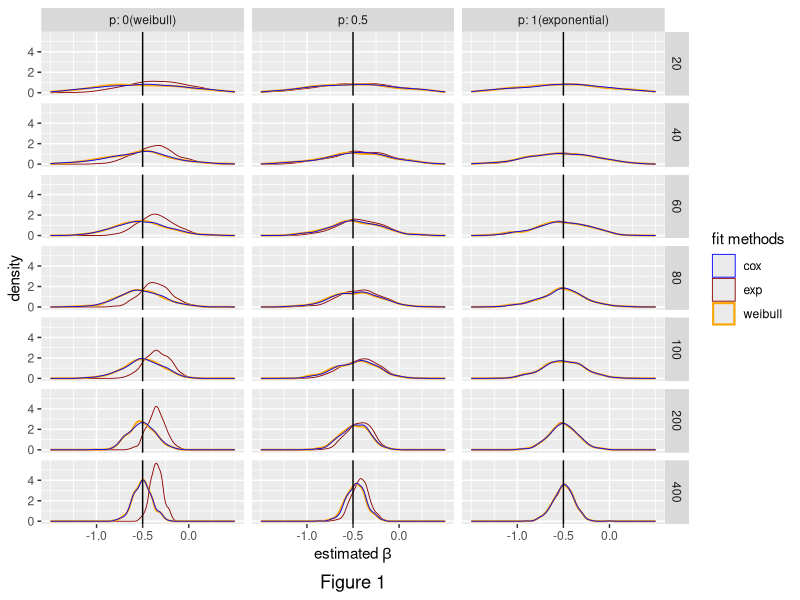
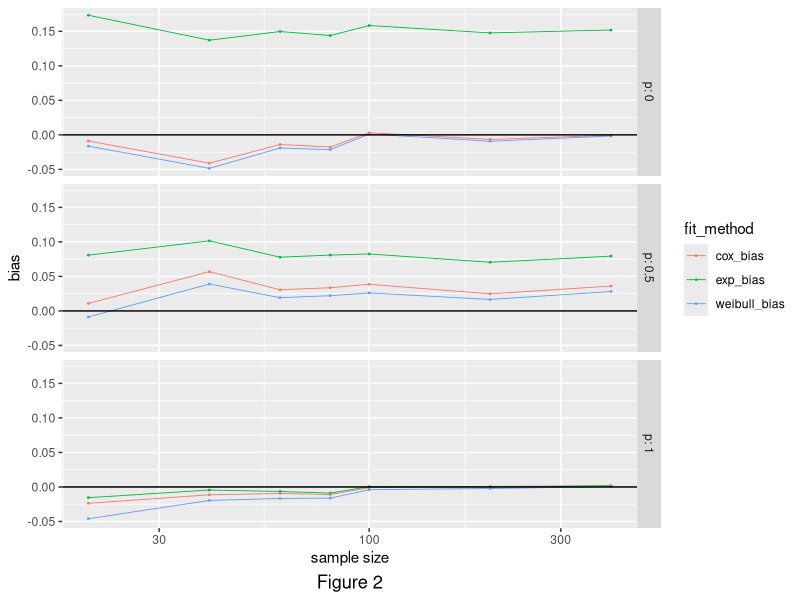
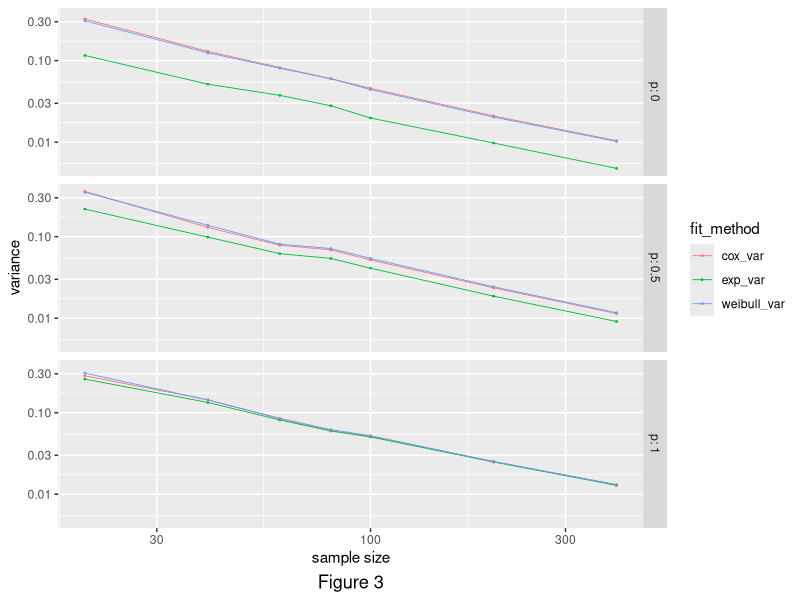
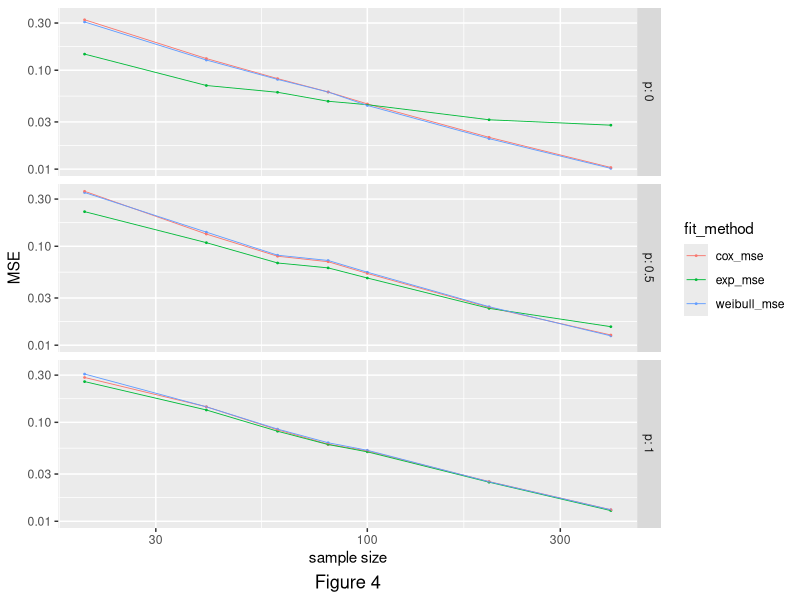

R code for these plots, in order: (Note: a time limit stopped this script after it produced the figures.)
## ---- chunk 1
library(tidyverse)
library(caret)
library(survival)
library(fastmap)
## ---- chunk 2
simdat = function(n, p, lambda = 0.5, gamma = 1.5, eff = list()) {
  x1 = rbinom(n, 1, 0.5)
  u = runif(n)
  useExp = runif(n) < p 
  t =  useExp * (-log(u) / (lambda * exp(eff$b1 * x1))) + (1 - useExp) * (-log(u) / (lambda * exp(eff$b1 * x1)))^(1 / gamma)
  t[t < 1/365] = 1/365
  t[t == 1 / 365] = t[t == 1 / 365] + rnorm(length(t[t == 1 / 365]), 0, 1e-4)
  t = abs(t)
  e = as.numeric(t < 5)
  t = pmin(t, 5)
  name = paste("n =", n, ", p =", p, ", eff =", eff[[1]])
  return(tibble(name = name, time = t, event = e, x1 = x1))
}

simdat0.5 = function(n, p, lambda = 0.5, gamma = 0.5, eff = list()) {
  x1 = rbinom(n, 1, 0.5)
  u = runif(n)
  useExp = runif(n) < p 
  t =  useExp * (-log(u) / (lambda * exp(eff$b1 * x1))) + (1 - useExp) * (-log(u) / (lambda * exp(eff$b1 * x1)))^(1 / gamma)
  t[t < 1/365] = 1/365
  t[t == 1 / 365] = t[t == 1 / 365] + rnorm(length(t[t == 1 / 365]), 0, 1e-4)
  t = abs(t)
  e = as.numeric(t < 5)
  t = pmin(t, 5)
  name = paste("n =", n, ", p =", p, ", eff =", eff[[1]])
  return(tibble(name = name, time = t, event = e, x1 = x1))
}

simdat2 = function(n, p, lambda = 0.5, alpha = 0.5, eff = list()) {
  x1 = rbinom(n, 1, 0.5)
  u = runif(n)
  useExp = runif(n) < p 
  t =  useExp * (-log(u) / (lambda * exp(eff$b1 * x1))) + (1 - useExp) * (1/alpha) * log(1 - (alpha*log(u) / (lambda * exp(eff$b1 * x1))))
  t[t < 1/365] = 1/365
  t[t == 1 / 365] = t[t == 1 / 365] + rnorm(length(t[t == 1 / 365]), 0, 1e-4)
  t = abs(t)
  e = as.numeric(t < 5)
  t = pmin(t, 5)
  name = paste("n =", n, ", p =", p, ", eff =", eff[[1]])
  return(tibble(name = name, time = t, event = e, x1 = x1))
}
## ---- chunk 3
fit_exp = function(df) {
  fit.exponential = survreg(Surv(time, event) ~ x1, dist = "exponential", data = df)
  return(as.numeric(-fit.exponential$coefficients[-1]))
}

fit_weibull = function(df) {
  fit.weibull <- survreg(Surv(time, event) ~ x1, dist = "weibull", data = df)
  return(as.numeric(-fit.weibull$coefficients[-1] / fit.weibull$scale))
}

fit_cox = function(df) {
  fit.cox <- coxph(Surv(time, event) ~ x1, data = df)
  return(as.numeric(fit.cox$coefficients))
}
## ---- chunk 4
param_grid = expand.grid(p = seq(0, 1, by = 0.5), n = c(20, 40, 60, 80, 100, 200, 400), rep = 1:500)

set.seed(2022)
sim_dat = param_grid %>% 
  mutate(
    data = map2(n, p, ~simdat(n = .x, p = .y, eff = list(b1 = -0.5)))
  ) %>% 
  mutate(
    b_exp = map_dbl(data, fit_exp),
    b_weibull = map_dbl(data, fit_weibull),
    b_cox = map_dbl(data, fit_cox)
  )

p.labs = c("p: 0(weibull)", "p: 0.5", "p: 1(exponential)")
names(p.labs) = c("0", "0.5", "1")

sim_dat %>% 
  ggplot() +
  geom_density(aes(x = b_exp, color = "darkred"), alpha = 0.6, size = .3) +
  geom_density(aes(x = b_weibull, color = "orange" ), size = .7) +
  geom_density(aes(x = b_cox, color = "blue"), alpha = 0.3, size = .3) +
  geom_vline(xintercept = -0.5) +
  facet_grid(n~p, labeller = labeller(p = p.labs)) +
  xlab(expression(paste("estimated ", beta))) +
  scale_colour_manual(name = 'fit methods', 
        values = c('blue' = 'blue','darkred' = 'darkred', 'orange' = 'orange'), labels = c('cox','exp', 'weibull')) +
  scale_x_continuous(breaks = c(-1, -0.5, 0), limits = c(-1.5, 0.5)) +
  labs(caption = "Figure 1") + 
  theme(plot.caption = element_text(hjust = 0.5, size = rel(1.2)))
## ---- chunk 5
bias = sim_dat %>% 
  select(-data, -rep) %>% 
  mutate(
    b_exp = b_exp + 0.5, 
    b_weibull = b_weibull + 0.5,
    b_cox = b_cox + 0.5
  ) %>% 
  group_by(n, p) %>% 
  summarize(
    exp_bias = mean(b_exp),
    weibull_bias = mean(b_weibull),
    cox_bias = mean(b_cox)
  ) %>% 
  pivot_longer("exp_bias":"cox_bias", names_to = "fit_method", values_to = "bias") %>% 
  mutate(fit_method = as.factor(fit_method))

var = sim_dat %>% 
  select(-data, -rep) %>% 
  group_by(n, p) %>% 
  summarize(
    exp_var = var(b_exp),
    weibull_var = var(b_weibull),
    cox_var = var(b_cox)
  ) %>% 
  pivot_longer("exp_var":"cox_var", names_to = "fit_method", values_to = "variance") %>% 
  mutate(fit_method = as.factor(fit_method))


mse = sim_dat %>% 
  select(-data, -rep) %>%
  mutate(
    b_exp = (b_exp + 0.5)^2,
    b_weibull = (b_weibull + 0.5)^2,
    b_cox = (b_cox + 0.5)^2
  ) %>% 
  group_by(n, p) %>% 
  summarize(
    exp_mse = mean(b_exp),
    weibull_mse = mean(b_weibull),
    cox_mse = mean(b_cox)
  ) %>% 
  pivot_longer("exp_mse":"cox_mse", names_to = "fit_method", values_to = "MSE") %>% 
  mutate(fit_method = as.factor(fit_method)) 
  

ggplot(bias, aes(x = n, y = bias, color = fit_method)) +
  geom_point(size = .3) +
  geom_line(size = .3) +
  #scale_y_log10() +
  scale_x_log10() +
  facet_grid("p", labeller = label_both) +
  xlab("sample size") +
  labs(caption = "Figure 2") + 
  theme(plot.caption = element_text(hjust = 0.5, size = rel(1.2))) +
  geom_hline(yintercept = 0)

ggplot(var, aes(x = n, y = variance, color = fit_method)) +
  geom_point(size = .3) +
  geom_line(size = .3) +
  scale_y_log10() +
  scale_x_log10() +
  facet_grid("p", labeller = label_both) +
  xlab("sample size") +
  labs(caption = "Figure 3") + 
  theme(plot.caption = element_text(hjust = 0.5, size = rel(1.2)))

ggplot(mse, aes(x = n, y = MSE, color = fit_method)) +
  geom_point(size = .3) +
  geom_line(size = .3) +
  scale_y_log10() +
  scale_x_log10() +
  facet_grid("p", labeller = label_both) +
  xlab("sample size") +
  labs(caption = "Figure 4") + 
  theme(plot.caption = element_text(hjust = 0.5, size = rel(1.2)))
## ---- chunk 6
param_grid0.5 = expand.grid(p = seq(0, 1, by = 0.5), n = c(20, 40, 60, 80, 100, 200, 400), rep = 1:500)

set.seed(2022)
sim_dat0.5 = param_grid0.5 %>% 
  mutate(
    data = map2(n, p, ~simdat0.5(n = .x, p = .y, eff = list(b1 = -0.5)))
  ) %>% 
  mutate(
    b_exp = map_dbl(data, fit_exp),
    b_weibull = map_dbl(data, fit_weibull),
    b_cox = map_dbl(data, fit_cox)
  )

sim_dat0.5 %>% 
  ggplot() +
  geom_density(aes(x = b_exp, color = "darkred"), alpha = 0.6, size = .3) +
  geom_density(aes(x = b_weibull, color = "orange" ), size = .7) +
  geom_density(aes(x = b_cox, color = "blue"), alpha = 0.3, size = .3) +
  geom_vline(xintercept = -0.5) +
  facet_grid(n~p, labeller = labeller(p = p.labs)) +
  xlab(expression(paste("estimated ", beta))) +
  scale_colour_manual(name = 'fit methods', 
        values = c('blue' = 'blue','darkred' = 'darkred', 'orange' = 'orange'), labels = c('cox','exp', 'weibull')) +
  scale_x_continuous(breaks = c(-1, -0.5, 0), limits = c(-1.5, 0.5)) +
  labs(caption = "Figure 5") + 
  theme(plot.caption = element_text(hjust = 0.5, size = rel(1.2)))
## ---- chunk 7
bias0.5 = sim_dat0.5 %>% 
  select(-data, -rep) %>% 
  mutate(
    b_exp = b_exp + 0.5, 
    b_weibull = b_weibull + 0.5,
    b_cox = b_cox + 0.5
  ) %>% 
  group_by(n, p) %>% 
  summarize(
    exp_bias = mean(b_exp),
    weibull_bias = mean(b_weibull),
    cox_bias = mean(b_cox)
  ) %>% 
  pivot_longer("exp_bias":"cox_bias", names_to = "fit_method", values_to = "bias") %>% 
  mutate(fit_method = as.factor(fit_method))

var0.5 = sim_dat0.5 %>% 
  select(-data, -rep) %>% 
  group_by(n, p) %>% 
  summarize(
    exp_var = var(b_exp),
    weibull_var = var(b_weibull),
    cox_var = var(b_cox)
  ) %>% 
  pivot_longer("exp_var":"cox_var", names_to = "fit_method", values_to = "variance") %>% 
  mutate(fit_method = as.factor(fit_method))


mse0.5 = sim_dat0.5 %>% 
  select(-data, -rep) %>%
  mutate(
    b_exp = (b_exp + 0.5)^2,
    b_weibull = (b_weibull + 0.5)^2,
    b_cox = (b_cox + 0.5)^2
  ) %>% 
  group_by(n, p) %>% 
  summarize(
    exp_mse = mean(b_exp),
    weibull_mse = mean(b_weibull),
    cox_mse = mean(b_cox)
  ) %>% 
  pivot_longer("exp_mse":"cox_mse", names_to = "fit_method", values_to = "MSE") %>% 
  mutate(fit_method = as.factor(fit_method)) 
  

ggplot(bias0.5, aes(x = n, y = bias, color = fit_method)) +
  geom_point(size = .3) +
  geom_line(size = .3) +
  #scale_y_log10() +
  scale_x_log10() +
  facet_grid("p", labeller = label_both) +
  xlab("sample size") +
  labs(caption = "Figure 6") + 
  theme(plot.caption = element_text(hjust = 0.5, size = rel(1.2))) +
  geom_hline(yintercept = 0)

ggplot(var0.5, aes(x = n, y = variance, color = fit_method)) +
  geom_point(size = .3) +
  geom_line(size = .3) +
  scale_y_log10() +
  scale_x_log10() +
  facet_grid("p", labeller = label_both) +
  xlab("sample size") +
  labs(caption = "Figure 7") + 
  theme(plot.caption = element_text(hjust = 0.5, size = rel(1.2)))

ggplot(mse0.5, aes(x = n, y = MSE, color = fit_method)) +
  geom_point(size = .3) +
  geom_line(size = .3) +
  scale_y_log10() +
  scale_x_log10() +
  facet_grid("p", labeller = label_both) +
  xlab("sample size") +
  labs(caption = "Figure 8") + 
  theme(plot.caption = element_text(hjust = 0.5, size = rel(1.2)))
## ---- chunk 8
param_grid2 = expand.grid(p = seq(0, 0.5, by = 0.25), n = c(20, 40, 60, 80, 100, 200, 400), rep = 1:500)

set.seed(2022)
sim_dat2 = param_grid2 %>% 
  mutate(
    data = map2(n, p, ~simdat2(n = .x, p = .y, eff = list(b1 = -0.5)))
  ) %>% 
  mutate(
    b_exp = map_dbl(data, fit_exp),
    b_weibull = map_dbl(data, fit_weibull),
    b_cox = map_dbl(data, fit_cox)
  )

p.labs2 = c("p: 0(Gompertz)", "p: 0.25", "p: 0.5")
names(p.labs2) = c("0", "0.25", "0.5")

sim_dat2 %>% 
  ggplot() +
  geom_density(aes(x = b_exp, color = "darkred"), alpha = 0.6, size = .3) +
  geom_density(aes(x = b_weibull, color = "orange" ), size = .5) +
  geom_density(aes(x = b_cox, color = "blue"), alpha = 0.3, size = .3) +
  geom_vline(xintercept = -0.5) +
  facet_grid(n~p, labeller = labeller(p = p.labs2)) +
  xlab(expression(paste("estimated ", beta))) +
  scale_colour_manual(name = 'fit methods', 
        values = c('blue' = 'blue','darkred' = 'darkred', 'orange' = 'orange'), labels = c('cox','exp', 'weibull')) +
  scale_x_continuous(breaks = c(-1, -0.5, 0), limits = c(-1.5, 0.5)) +
  labs(caption = "Figure 9") + 
  theme(plot.caption = element_text(hjust = 0.5, size = rel(1.2)))
## ---- chunk 9
bias2 = sim_dat2 %>% 
  select(-data, -rep) %>% 
  mutate(
    b_exp = b_exp + 0.5, 
    b_weibull = b_weibull + 0.5,
    b_cox = b_cox + 0.5
  ) %>% 
  group_by(n, p) %>% 
  summarize(
    exp_bias = mean(b_exp),
    weibull_bias = mean(b_weibull),
    cox_bias = mean(b_cox)
  ) %>% 
  pivot_longer("exp_bias":"cox_bias", names_to = "fit_method", values_to = "bias") %>% 
  mutate(fit_method = as.factor(fit_method))

var2 = sim_dat2 %>% 
  select(-data, -rep) %>% 
  group_by(n, p) %>% 
  summarize(
    exp_var = var(b_exp),
    weibull_var = var(b_weibull),
    cox_var = var(b_cox)
  ) %>% 
  pivot_longer("exp_var":"cox_var", names_to = "fit_method", values_to = "variance") %>% 
  mutate(fit_method = as.factor(fit_method))


mse2 = sim_dat2 %>% 
  select(-data, -rep) %>%
  mutate(
    b_exp = (b_exp + 0.5)^2,
    b_weibull = (b_weibull + 0.5)^2,
    b_cox = (b_cox + 0.5)^2
  ) %>% 
  group_by(n, p) %>% 
  summarize(
    exp_mse = mean(b_exp),
    weibull_mse = mean(b_weibull),
    cox_mse = mean(b_cox)
  ) %>% 
  pivot_longer("exp_mse":"cox_mse", names_to = "fit_method", values_to = "MSE") %>% 
  mutate(fit_method = as.factor(fit_method)) 
  

ggplot(bias2, aes(x = n, y = bias, color = fit_method)) +
  geom_point(size = .3) +
  geom_line(size = .3) +
  #scale_y_log10() +
  scale_x_log10() +
  facet_grid("p", labeller = label_both) +
  xlab("sample size") +
  labs(caption = "Figure 10") + 
  theme(plot.caption = element_text(hjust = 0.5, size = rel(1.2))) +
  geom_hline(yintercept = 0)

ggplot(var2, aes(x = n, y = variance, color = fit_method)) +
  geom_point(size = .3) +
  geom_line(size = .3) +
  scale_y_log10() +
  scale_x_log10() +
  facet_grid("p", labeller = label_both) +
  xlab("sample size") +
  labs(caption = "Figure 11") + 
  theme(plot.caption = element_text(hjust = 0.5, size = rel(1.2)))

ggplot(mse2, aes(x = n, y = MSE, color = fit_method)) +
  geom_point(size = .3) +
  geom_line(size = .3) +
  scale_y_log10() +
  scale_x_log10() +
  facet_grid("p", labeller = label_both) +
  xlab("sample size") +
  labs(caption = "Figure 12") + 
  theme(plot.caption = element_text(hjust = 0.5, size = rel(1.2)))
## ---- chunk 10
exp_haz <- function(t, lambda = 0.5) lambda * 1 * t^0
weibull_haz <- function(t, lambda = 0.5, gamma = 1.5) lambda * gamma * t^(gamma - 1)
gompertz_haz <- function(t, alpha = 0.5, lambda = 0.1) lambda * exp(alpha* t)
curve(exp_haz, from = 0, to = 5, lty = 1, ylim = c(0, 2), ylab = expression(h[0](t)), xlab = "Follow-up time t")
curve(weibull_haz, from = 0, to = 5, lty = 2, add = TRUE)
curve(gompertz_haz, from = 0, to = 5, lty = 3, add = TRUE )
legend(x = "topleft", lty = 1:3, legend = c("Exponential baseline hazard", "Weibull baseline hazard","Gompertz baseline harzard"), bty = "n")
title(sub = "Figure 13")
## ---- chunk 11
exp_haz <- function(t, lambda = 0.5) lambda * 1 * t^0
weibull_haz <- function(t, lambda = 0.5, gamma = 0.5) lambda * gamma * t^(gamma - 1)
gompertz_haz <- function(t, alpha = 0.5, lambda = 0.1) lambda * exp(alpha* t)
curve(exp_haz, from = 0, to = 5, lty = 1, ylim = c(0, 2), ylab = expression(h[0](t)), xlab = "Follow-up time t")
curve(weibull_haz, from = 0, to = 5, lty = 2, add = TRUE)
curve(gompertz_haz, from = 0, to = 5, lty = 3, add = TRUE )
legend(x = "topleft", lty = 1:3, legend = c("Exponential baseline hazard", "Weibull baseline hazard","Gompertz baseline harzard"), bty = "n")
title(sub = "Figure 14")
